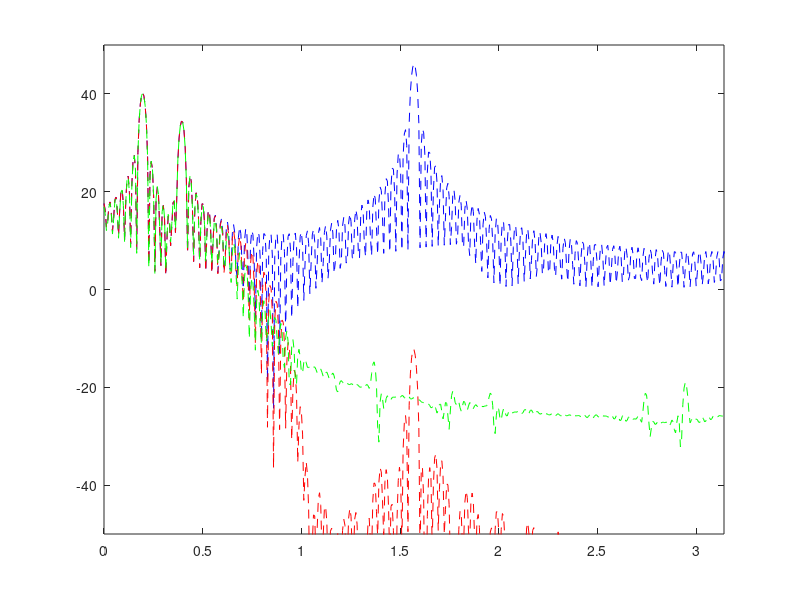

MATLAB code for this plot:
clc
clear all
close all

Nfft=1024;
w=2*pi*[0:Nfft-1]/Nfft;

N=41;
M=4;
fc=1/(2*M)

h = fir1(N,2*fc) ;

w1=pi/16;
w2=pi/8;
w3=pi/2;
n=[0:200];
x = cos(w1*n)+0.5*cos(w2*n)+2*cos(w3*n);
X = fft(x,Nfft);

xfilt = conv(h,x);
Xfilt = fft(xfilt,Nfft) ;

xdec = xfilt(1:M:end);

xup = zeros(M*length(xdec), 1); 
xup(1:M:end ) = xdec ;

xint = filter(M*h, 1, xup);
Xint = fft(xint,Nfft);


figure,
plot(w, 10*log10(abs(X).^2), 'b--');
hold on
plot(w, 10*log10(abs(Xfilt).^2), 'r--');
plot(w, 10*log10(abs(Xint).^2), 'g--');
hold off
axis([0 pi -50 50])